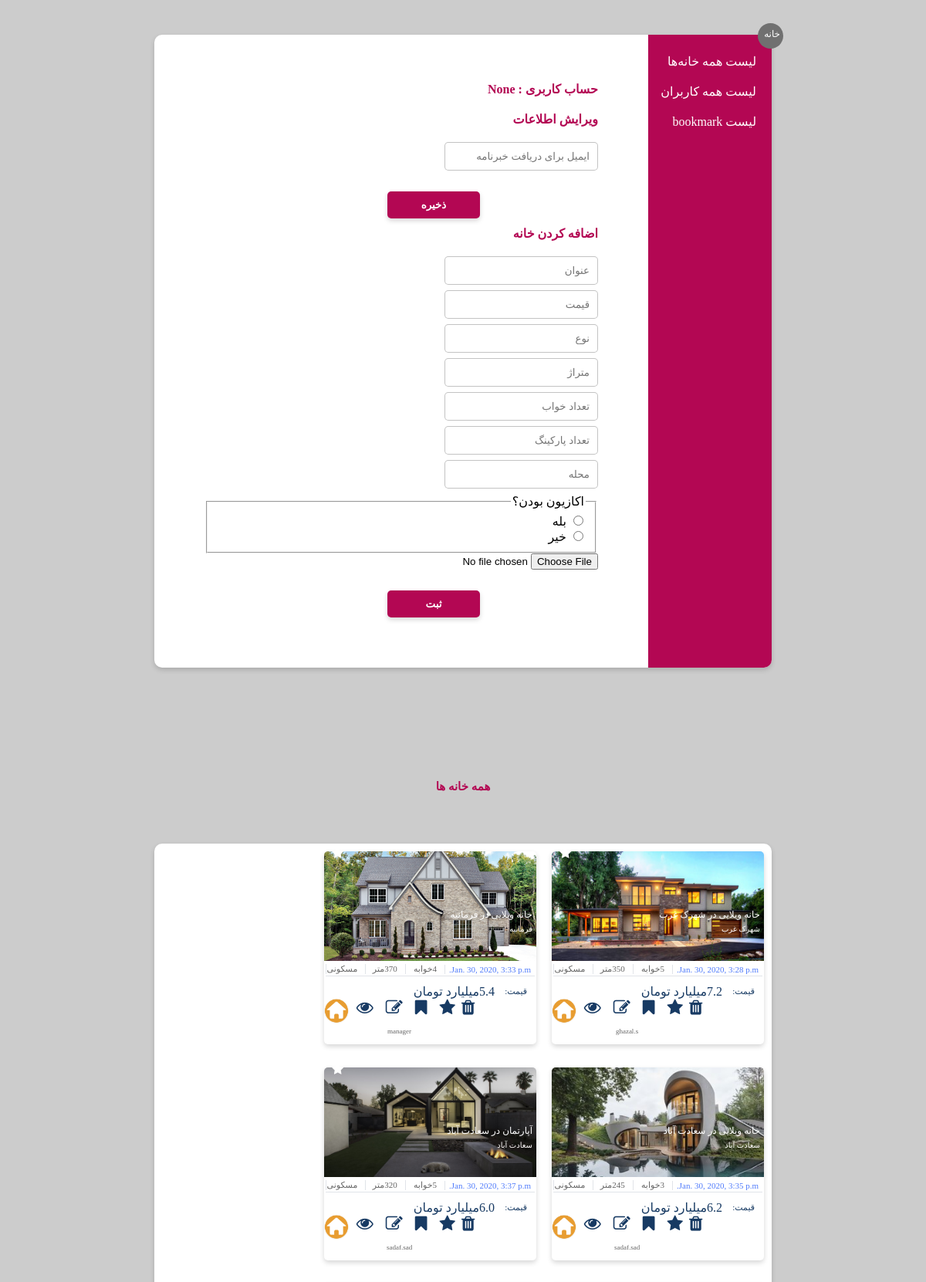
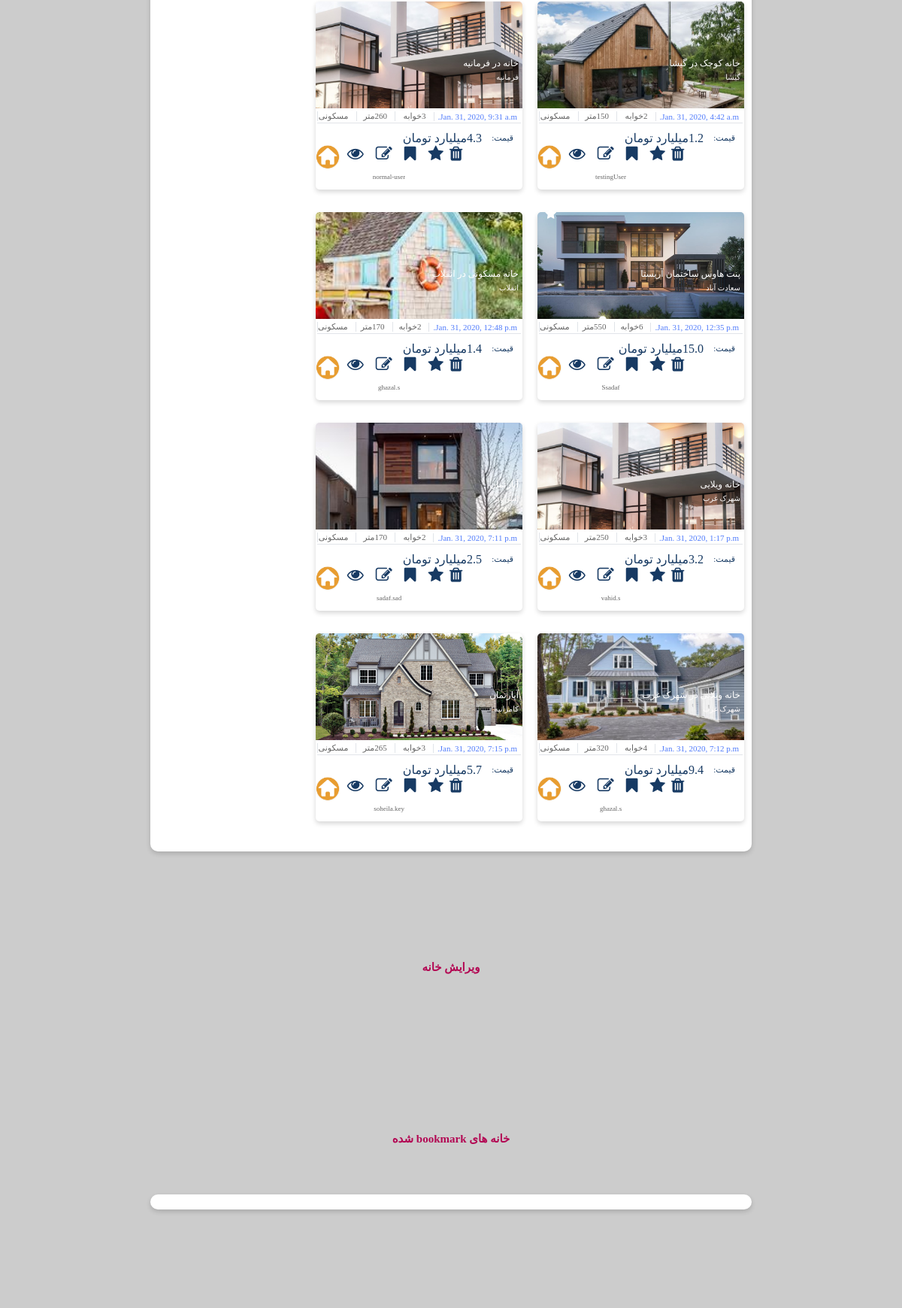
The app's page /homes/allHomes (upper part) with its own data (2 pictures, top to bottom).
### homes/models.py (models this page shows)
class Housing(models.Model):
    title = models.CharField(max_length=200)
    price = models.FloatField()
    type = models.CharField(max_length=50)
    area = models.IntegerField()
    bedrooms = models.IntegerField()
    parkings = models.IntegerField()
    locality = models.CharField(max_length=200)
    created_at = models.DateTimeField(auto_now_add=True)
    pic = models.CharField(max_length=200 ,null=True)
    estate = models.CharField(max_length=50)
    star = models.BooleanField(default=False)

### homes/views.py (the view)
# urls.py: path('allHomes', views.showAllHomes, name='allHomes'),
def showAllHomes(request):
    h = Housing.objects.all()
    usernameHome = None
    if request.user.is_authenticated:
        usernameHome = request.user.username
    gotodiv = 'sec4HeadHome'
    return render(request, 'manager.html', {'results': h, 'username': usernameHome, 'jump': gotodiv})

### homes/templates/manager.html (shortened to what this page needs)
{% load static %}
<!DOCTYPE html PUBLIC "-//W3C//DTD XHTML 1.0 Strict//EN" "http://www.w3.org/TR/xhtml1/DTD/xhtml1-strict.dtd">
<html xmlns="http://www.w3.org/1999/xhtml">
        <head>
                <link rel="stylesheet"
          href="https://cdnjs.cloudflare.com/ajax/libs/font-awesome/4.7.0/css/font-awesome.min.css"/>
                <link rel="stylesheet" href={% static "CSS/managerUserStyle.css" %} />
        </head>
        <body>
            <div id="background">
                <div class="infoPage" style="height: 820px;margin-top: 45px;margin-bottom: 45px">
                    <div id="cancelButton" >
                        <a href={% url 'index' %} style="font-size: 12px; color: white; text-decoration: none;width: 100%;margin-left: auto;margin-right: 4px; margin-top: 7px;display: block;">خانه</a>
                    </div>
                    <div id="sidebar" style="position:relative;">
                        <a  href={% url "allHomes" %} id="headerForForm" style="color:white;padding-top: 10px;padding-right: 20px;position: relative;top: 25px;cursor: pointer;text-decoration: none;">لیست همه خانه‌ها</a>
                        <a  href={% url "allUsers" %} id="headerForForm" style="color:white;padding-top: 10px;padding-right: 20px;position: relative;top: 45px;cursor: pointer;text-decoration: none;">لیست همه کاربران</a>
                        <a  href={% url "bookmarks" %} id="headerForForm" style="font-size:16px;color:white;padding-top: 10px;padding-right: 20px;position: relative;top: 65px;cursor: pointer;text-decoration: none;">لیست bookmark</a>
                    </div>
                    <div id="formBar">
                        <div id="form">
                            <div class="selectionBar">
                                <h1 id="headerForForm">حساب کاربری : {{ username }}</h1>
                                <form method="POST" action="changeEmail">
                                <h1 id="headerForForm">ویرایش اطلاعات</h1>
                                <div id="completionForm">
                                    <div class="input">
                                            <input class="text" placeholder="ایمیل برای دریافت خبرنامه" type="text" name="newEmail" value="" required />
                                    </div>
                                    <button class="form-submit-button" type="submit" >ذخیره</button>
                                </div>
                                </form>
                            </div>
                            <div class="selectionBar">
                                <form method="POST" action="addHouse">
                                <h1 id="headerForForm">اضافه کردن خانه</h1>
                                <div id="completionForm">
                                    <div class="input">
                                            <input class="text" placeholder="عنوان" type="text" name="hometitle" value="" required />
                                    </div>
                                    <div class="input">
                                            <input class="text" placeholder="قیمت" type="text" name="homeprice" value="" required />
                                    </div>
                                    <div class="input">
                                            <input class="text" placeholder="نوع" type="text" name="hometype" value="" required />
                                    </div>
                                    <div class="input">
                                            <input class="text" placeholder="متراژ" type="text" name="homearea" value="" required />
                                    </div>
                                    <div class="input">
                                            <input class="text" placeholder="تعداد خواب" type="text" name="homebedrooms" value="" required />
                                    </div>
                                    <div class="input">
                                            <input class="text" placeholder="تعداد پارکینگ" type="text" name="homeparkings" value="" required />
                                    </div>
                                    <div class="input">
                                            <input class="text" placeholder="محله" type="text" name="homelocality" value="" required />
                                    </div>
                                    <fieldset>
                                    <legend>اکازیون بودن؟</legend>
                                    <input type="radio" name="homestar" value="True" /> بله <br />
                                    <input type="radio" name="homestar" value="False" /> خیر <br />
                                     </fieldset>                                   <div class="input">
                                            <input type="file" placeholder="عکس" name="homepic" accept="image/*">
                                    </div>
                                    <button class="form-submit-button" type="submit" >ثبت</button>
                                </div>
                                </form>
                            </div>
                        </div>
                    </div>
                </div>
            <div id="sec4HeadHome" style="margin-top: 100px">همه خانه ها </div>
                <div class="infoPage" style="margin-top: 45px;margin-bottom: 45px">
                    <div id="sec4Grid" >
                    {% for result in results %}
                     <div class="sec4Cards">
                        <div class="sec4Imgs"
                             style="background-image: url({{ result.pic}});">
                            <div class="sec4ImgsInfo">
                                <div>{{ result.title }}</div>
                            </div>
                            <div class="sec4ImgsInfo2">
                                <div>{{ result.locality }}</div>
                            </div>
                            {% if result.star %}
                                <div class="fa fa-star" style="color: white;position: relative;right: 250px;top:-40px;font-size: 16px"></div>
                            {% endif %}
                        </div>
                        <div class="sec4Info">
                            <div class="sec4details">
                                <div class="bluedetails4">
                                   <div >{{ result.created_at }}</div>
                                </div>
                                <div class="details4">
                                    <div>{{ result.bedrooms }}خوابه</div>
                                </div>
                                <div class="details4">
                                    <div>{{result.area}}متر </div>
                                </div>
                                <div class="details4">
                                    <div>{{ result.type }}</div>
                                </div>
                            </div>
                            <div class="sec4Price">
                                <div class="priceTex4">
                                    <div class="details42">
                                        <div class="details42small">قیمت:</div>
                                        <div>{{ result.price }}میلیارد تومان </div>
                                    </div>
                                </div>
                                <div class="sec4LogoDiv" style="flex-direction: column">
                                    <div style="display: flex;flex-direction: row">
                                    <a class="fa fa-trash singleAction"  href="{% url 'deleteHousing' select=result.id %}"  aria-hidden="true" style="color: #173a63;font-size: 22px;text-decoration: none "></a>
                                    <a class="fa fa-star singleAction"  href="{% url 'starHousing' select=result.id %}"  aria-hidden="true" style="color: #173a63;font-size: 22px; margin-right: 8px;margin-left: 8px;text-decoration: none "></a>
                                    <a class="fa fa-bookmark singleAction"  href="{% url 'bookmarkHousing' select=result.id %}"  aria-hidden="true" style="color: #173a63;font-size: 22px; margin-right: 8px;margin-left: 8px;text-decoration: none "></a>
                                    <a class="fa fa-edit singleAction"  href="{% url 'editHousing' select=result.id %}"  aria-hidden="true" style="color: #173a63;font-size: 22px; margin-right: 8px;margin-left: 8px;text-decoration: none "></a>
                                    <a class="fa fa-eye singleAction"  href="{% url 'showSpecificHouse' select=result.id %}"  aria-hidden="true" style="color: #173a63;font-size: 22px; margin-right: 8px;margin-left: 10px;text-decoration: none "></a>
                                        <img class="sec4Logo" src="/static/homeImgs/homeEstate.png">
                                    </div>
                                    <span class="sec4LogoText">{{ result.estate }}</span></div>
                            </div>
                        </div>
                    </div>
                    {% endfor %}
                </div>
                </div>
            <div id="sec4HeadEdit" style="margin-top: 100px">ویرایش خانه </div>
                <div id="sec4Head‌Bookmark" style="margin-top: 100px">خانه های bookmark شده</div>
                <div class="infoPage" style="margin-top: 45px;margin-bottom: 45px">
                </div>
            </div>
        </body>
</html>

### records on screen
Housing: pic (picture), title "خانه ویلایی در شهرک غرب", locality "شهرک غرب", star True (drawn), created_at "Jan. 30, 2020, 3:28 p.m.", bedrooms "5", area "350", type "مسکونی", price "7.2", estate "ghazal.s"
Housing: pic (picture), title "خانه ویلایی در فرمانیه", locality "فرمانیه", star True (drawn), created_at "Jan. 30, 2020, 3:33 p.m.", bedrooms "4", area "370", type "مسکونی", price "5.4", estate "manager"
Housing: pic (picture), title "خانه ویلایی در سعادت آباد", locality "سعادت آباد", created_at "Jan. 30, 2020, 3:35 p.m.", bedrooms "3", area "245", type "مسکونی", price "6.2", estate "sadaf.sad"
Housing: pic (picture), title "آپارتمان در سعادت آباد", locality "سعادت آباد", star True (drawn), created_at "Jan. 30, 2020, 3:37 p.m.", bedrooms "5", area "320", type "مسکونی", price "6.0", estate "sadaf.sad"
Housing: pic (picture), title "خانه کوچک در گیشا", locality "گیشا", created_at "Jan. 31, 2020, 4:42 a.m.", bedrooms "2", area "150", type "مسکونی", price "1.2", estate "testingUser"
Housing: pic (picture), title "خانه در فرمانیه", locality "فرمانیه", created_at "Jan. 31, 2020, 9:31 a.m.", bedrooms "3", area "260", type "مسکونی", price "4.3", estate "normal-user"
Housing: pic (picture), title "پنت هاوس ساختمان آریستا", locality "سعادت آباد", star True (drawn), created_at "Jan. 31, 2020, 12:35 p.m.", bedrooms "6", area "550", type "مسکونی", price "15.0", estate "Ssadaf"
Housing: pic (picture), title "خانه مسکونی در انقلاب", locality "انقلاب", created_at "Jan. 31, 2020, 12:48 p.m.", bedrooms "2", area "170", type "مسکونی", price "1.4", estate "ghazal.s"
Housing: pic (picture), title "خانه ویلایی", locality "شهرک غرب", created_at "Jan. 31, 2020, 1:17 p.m.", bedrooms "3", area "250", type "مسکونی", price "3.2", estate "vahid.s"
Housing: pic (picture), title "آپارتمان", locality "امیرآباد", created_at "Jan. 31, 2020, 7:11 p.m.", bedrooms "2", area "170", type "مسکونی", price "2.5", estate "sadaf.sad"
Housing: pic (picture), title "خانه ویلایی در شهرک غرب", locality "شهرک غرب", created_at "Jan. 31, 2020, 7:12 p.m.", bedrooms "4", area "320", type "مسکونی", price "9.4", estate "ghazal.s"
Housing: pic (picture), title "آپارتمان", locality "کامرانیه", created_at "Jan. 31, 2020, 7:15 p.m.", bedrooms "3", area "265", type "مسکونی", price "5.7", estate "soheila.key"

### other values on screen
{{ username }} "None"
